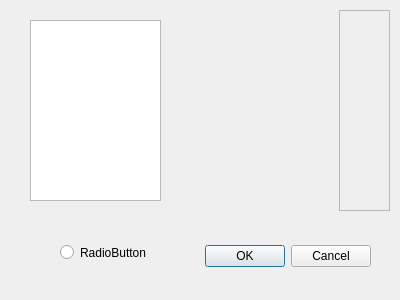
<?xml version="1.0" encoding="UTF-8"?>
<ui version="4.0">
 <class>TEST</class>
 <widget class="QDialog" name="TEST">
  <property name="geometry">
   <rect>
    <x>0</x>
    <y>0</y>
    <width>400</width>
    <height>300</height>
   </rect>
  </property>
  <property name="windowTitle">
   <string>Dialog</string>
  </property>
  <widget class="QDialogButtonBox" name="buttonBox">
   <property name="geometry">
    <rect>
     <x>30</x>
     <y>240</y>
     <width>341</width>
     <height>32</height>
    </rect>
   </property>
   <property name="orientation">
    <enum>Qt::Horizontal</enum>
   </property>
   <property name="standardButtons">
    <set>QDialogButtonBox::Cancel|QDialogButtonBox::Ok</set>
   </property>
  </widget>
  <widget class="QListWidget" name="listWidget">
   <property name="geometry">
    <rect>
     <x>30</x>
     <y>20</y>
     <width>131</width>
     <height>181</height>
    </rect>
   </property>
  </widget>
  <widget class="QScrollArea" name="scrollArea">
   <property name="geometry">
    <rect>
     <x>339</x>
     <y>10</y>
     <width>51</width>
     <height>201</height>
    </rect>
   </property>
   <property name="widgetResizable">
    <bool>true</bool>
   </property>
   <widget class="QWidget" name="scrollAreaWidgetContents">
    <property name="geometry">
     <rect>
      <x>0</x>
      <y>0</y>
      <width>49</width>
      <height>199</height>
     </rect>
    </property>
   </widget>
  </widget>
  <widget class="QRadioButton" name="radioButton">
   <property name="geometry">
    <rect>
     <x>60</x>
     <y>240</y>
     <width>109</width>
     <height>25</height>
    </rect>
   </property>
   <property name="text">
    <string>RadioButton</string>
   </property>
  </widget>
 </widget>
 <resources/>
 <connections>
  <connection>
   <sender>buttonBox</sender>
   <signal>accepted()</signal>
   <receiver>TEST</receiver>
   <slot>accept()</slot>
   <hints>
    <hint type="sourcelabel">
     <x>248</x>
     <y>254</y>
    </hint>
    <hint type="destinationlabel">
     <x>157</x>
     <y>274</y>
    </hint>
   </hints>
  </connection>
  <connection>
   <sender>buttonBox</sender>
   <signal>rejected()</signal>
   <receiver>TEST</receiver>
   <slot>reject()</slot>
   <hints>
    <hint type="sourcelabel">
     <x>316</x>
     <y>260</y>
    </hint>
    <hint type="destinationlabel">
     <x>286</x>
     <y>274</y>
    </hint>
   </hints>
  </connection>
 </connections>
</ui>
